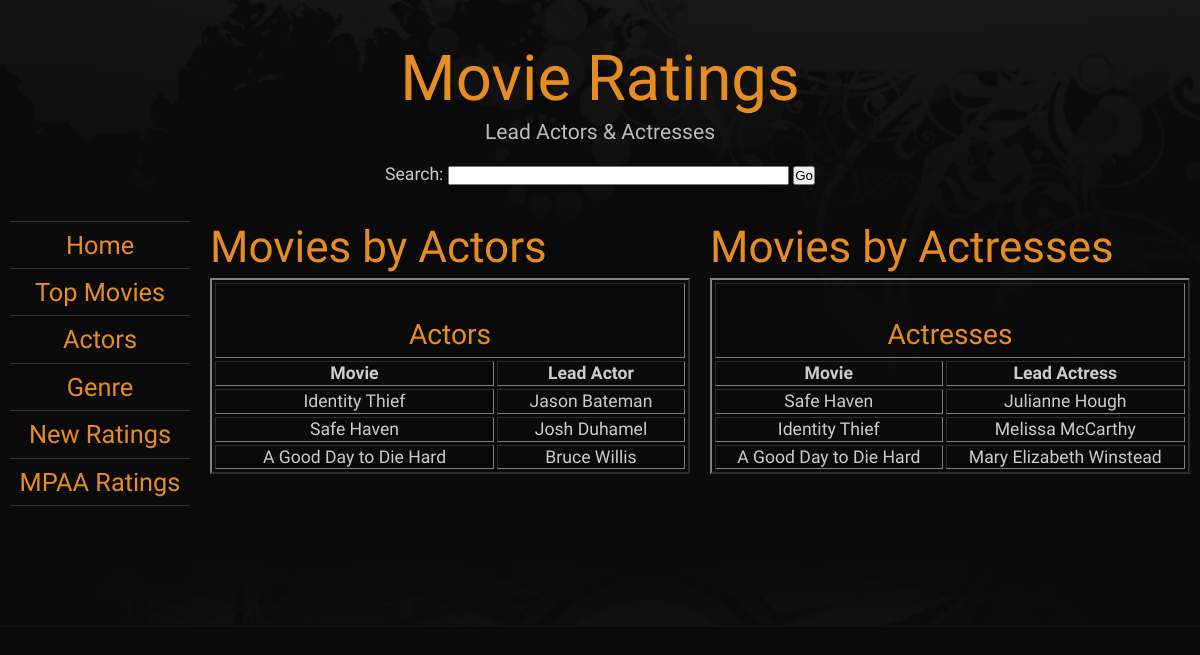
The app's page /freestyle/actors.php, older data.
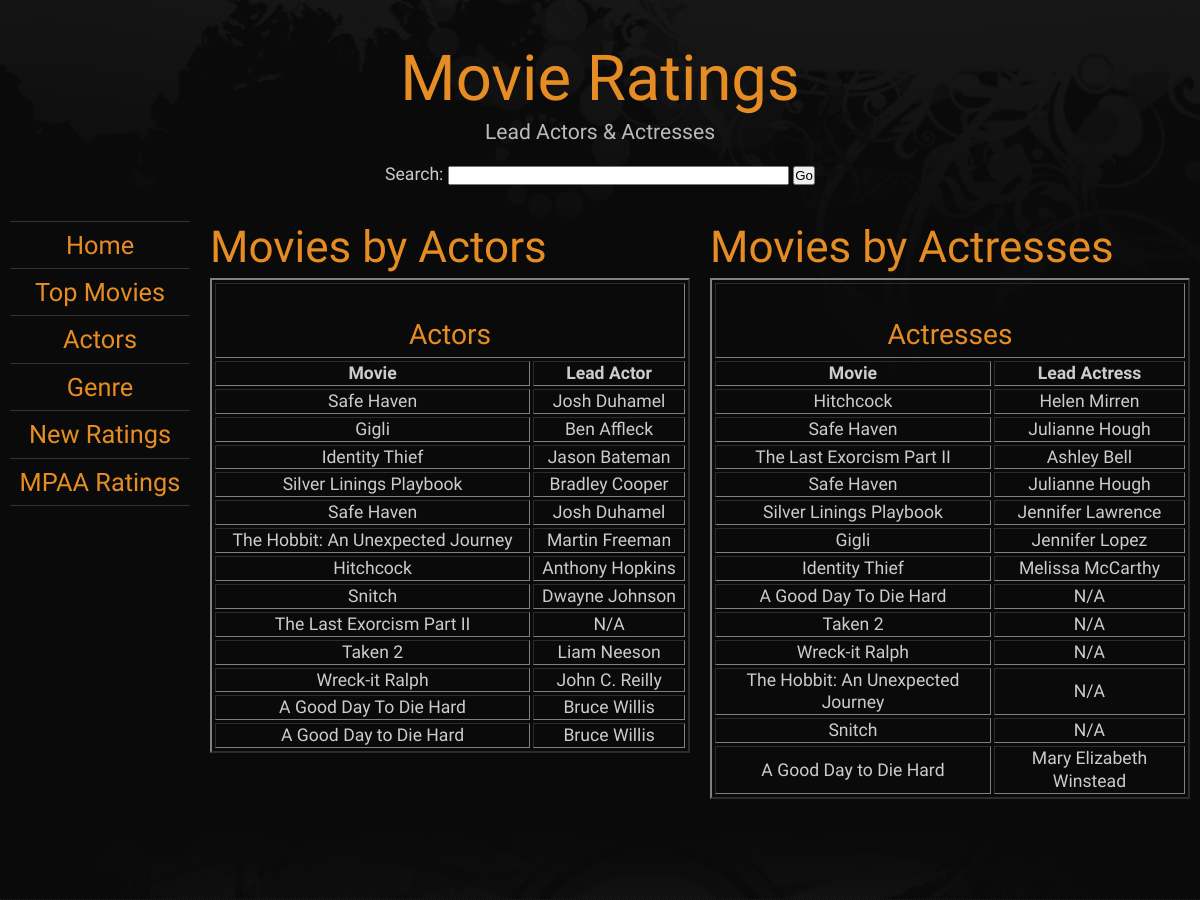
The same page, newer data.
### tables this page shows
CREATE TABLE IF NOT EXISTS `movie` (
  `id` int(11) NOT NULL AUTO_INCREMENT,
  `movie_title` varchar(50) NOT NULL,
  `genre` varchar(20) NOT NULL,
  `lead_actor` varchar(50) NOT NULL,
  `lead_actress` varchar(50) NOT NULL,
  `MPAA` varchar(5) NOT NULL,
  `run_time` int(11) NOT NULL,
  PRIMARY KEY (`id`)
);

### freestyle/actors.php (the view, shortened to what this page needs)
<!DOCTYPE html PUBLIC "-//W3C//DTD XHTML 1.0 Strict//EN" "http://www.w3.org/TR/xhtml1/DTD/xhtml1-strict.dtd">
<html xmlns="http://www.w3.org/1999/xhtml" lang="en" xml:lang="en">
<head>
	<link rel="stylesheet" type="text/css" href="freestyle.css" title="The Grid" media="all" />
</head>
<body class="wider orange">
<div id="layout">
	<div id="header" class="row">
		<div class="col c12 aligncenter">
			<h1><a class="red" href="index.php">Movie Ratings</a></h1>
			<form method="post" action="actorsResults.php">
			<p class="slogan">Lead Actors & Actresses</p>
		<label for="search">Search:</label>
		<input type="text" id="search" name="search" size="40" </p>
		<input type="submit" value="Go" name="submit" /></p>
		</div>
	</div>
	<div class="row">
		<div class="col c2">
			<ul class="menu">
				<li><a href="index.php">Home</a></li>
				<li><a href="topmovies.php">Top Movies</a></li>
				<li><a href="actors.php">Actors</a></li>
				<li><a href="genre.php">Genre</a></li>
				<li><a href="ratings.php">New Ratings</a></li>
				<li><a href="mpaa.php">MPAA Ratings</a></li>
			</ul>
		</div>
		<div class="col c5 alignjustify">
			<h2>Movies by Actors</h2>
			<TABLE  BORDER="2" align="center" width="100%" cellpadding="4" cellspacing="3">
   				<TR align="center">
      				<TH COLSPAN="2">
         				<H3><BR>Actors</H3>
      				</TH>
   				</TR>
      				<TH align="center">Movie</TH>
      				<TH align="center">Lead Actor</TH>
                <?php
                include "db_connect.php";
				$query = "SELECT movie_title, lead_actor FROM movie ORDER BY REVERSE(SUBSTRING_INDEX(REVERSE(lead_actor),' ',1))";
				$result = mysqli_query($db, $query);
				while($row = mysqli_fetch_array($result)) {
					$movie = $row['movie_title'];
  					$actor = $row['lead_actor'];
					echo "<TR align=\"center\">";
					echo "<TD>".$movie."</TD>";
					echo "<TD>".$actor."</TD>";
					echo "</TR>";
				}
                ?>
			</TABLE>
			</div>
		<div class="col c5 alignjustify">
			<h2>Movies by Actresses</h2>
			<TABLE  BORDER="2" align="center" width="100%" cellpadding="4" cellspacing="3">
   				<TR align="center">
      				<TH COLSPAN="2">
         				<H3><BR>Actresses</H3>
      				</TH>
   				</TR>
      				<TH align="center">Movie</TH>
      				<TH align="center">Lead Actress</TH>
                <?php
                include "db_connect.php";
				$query = "SELECT movie_title, lead_actress FROM movie ORDER BY REVERSE(SUBSTRING_INDEX(REVERSE(lead_actress),' ',1))";
               	$result = mysqli_query($db, $query);
				while($row = mysqli_fetch_array($result)) {
					$movie = $row['movie_title'];
  					$actress = $row['lead_actress'];
					echo "<TR align=\"center\">";
					echo "<TD>".$movie."</TD>";
					echo "<TD>".$actress."</TD>";
					echo "</TR>";
				}
                ?>
			</TABLE>
		</div>
	</div>
	<div class="row separator">
	</div>
</div>
</body>
</html>

### freestyle/freestyle.css (style rules this page uses)
* { margin:0; padding:0; }
body { background:#0a0a0a url(images/background.jpg) top center no-repeat; color:#ccc; font:110% 'Economica',Tahoma,sans-serif; line-height:1.3em; }
a { color:#d06060; text-decoration:none; font-weight:400; }
p,ul,ol,dl { margin:0 0 15px 0; line-height:1.5em; }
h1 { color:#888; font-size:3.6em; margin-bottom:0; }
h1 a { text-transform:none; font-weight:400; }
h2 { font-size:2.5em; color:#333; margin:0 0 5px; }
h3 { font-size:1.6em; margin:0 0 5px 0; }
h1,h2,h3 { color:#d06060; font-weight:400; line-height:1.2em; font-family:'Economica', sans-serif; }
#layout { margin:40px auto 0; width:960px; }
body.wider #layout { margin:40px auto 0; width:1200px; }
.col { float:left; margin:0 10px; overflow:hidden; float:left; display:inline; }
.row { width:960px; margin:20px auto 0; overflow:hidden; }
.c2 { width:140px; }
.c5 { width:380px; }
.c12 { width:940px; }
body.wider .row { width:1200px; }
body.wider .c2 { width:180px; }
body.wider .c5 { width:480px; }
body.wider .c12 { width:1180px; }
ul.menu { list-style:none; margin:0; padding:10px 0; border-top:1px solid #333; }
ul.menu li { list-style:none; text-align:center; font-size:1.2em; margin:0 0 10px; padding:0 0 8px 0; color:#888; border-bottom:1px solid #333; }
ul.menu li a { font-size:1.2em; font-weight:400; }
.slogan { color:#bbb; font-size:1.2em; }
.aligncenter { text-align:center; }
.alignjustify { text-align:justify; }
.separator { height:100px; margin:0; padding:0; background: #0a0a0a url(images/insidebg2.jpg) bottom center no-repeat; border-bottom:1px dotted #1a1a1a; }
body.orange a { color:#e58c24; }
body.orange h1, body.orange h2, body.orange h3 { color:#e58c24; }

Row changes from the older to the newer data that the page shows:
added movie: movie_title "Safe Haven", lead_actor "Josh Duhamel", lead_actress "Julianne Hough"
added movie: movie_title "Gigli", lead_actor "Ben Affleck", lead_actress "Jennifer Lopez"
added movie: movie_title "Silver Linings Playbook", lead_actor "Bradley Cooper", lead_actress "Jennifer Lawrence"
added movie: movie_title "The Hobbit: An Unexpected Journey", lead_actor "Martin Freeman", lead_actress "N/A"
added movie: movie_title "Hitchcock", lead_actor "Anthony Hopkins", lead_actress "Helen Mirren"
added movie: movie_title "Snitch", lead_actor "Dwayne Johnson", lead_actress "N/A"
added movie: movie_title "The Last Exorcism Part II", lead_actor "N/A", lead_actress "Ashley Bell"
added movie: movie_title "Taken 2", lead_actor "Liam Neeson", lead_actress "N/A"
added movie: movie_title "Wreck-it Ralph", lead_actor "John C. Reilly", lead_actress "N/A"
added movie: movie_title "A Good Day To Die Hard", lead_actor "Bruce Willis", lead_actress "N/A"
